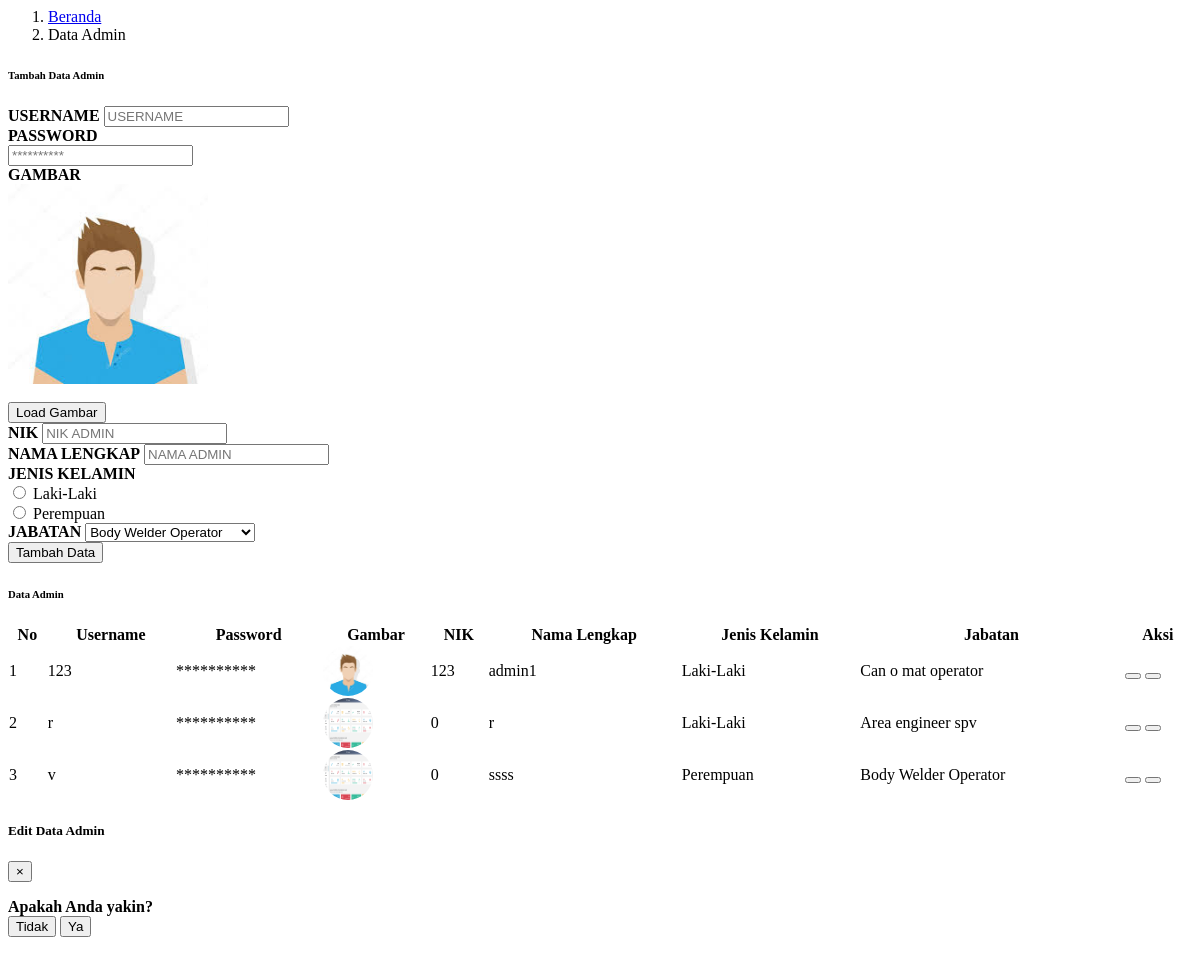
/module/admin/dataKaryawan/dataAdmin.php, run on an earlier commit of the app's database.
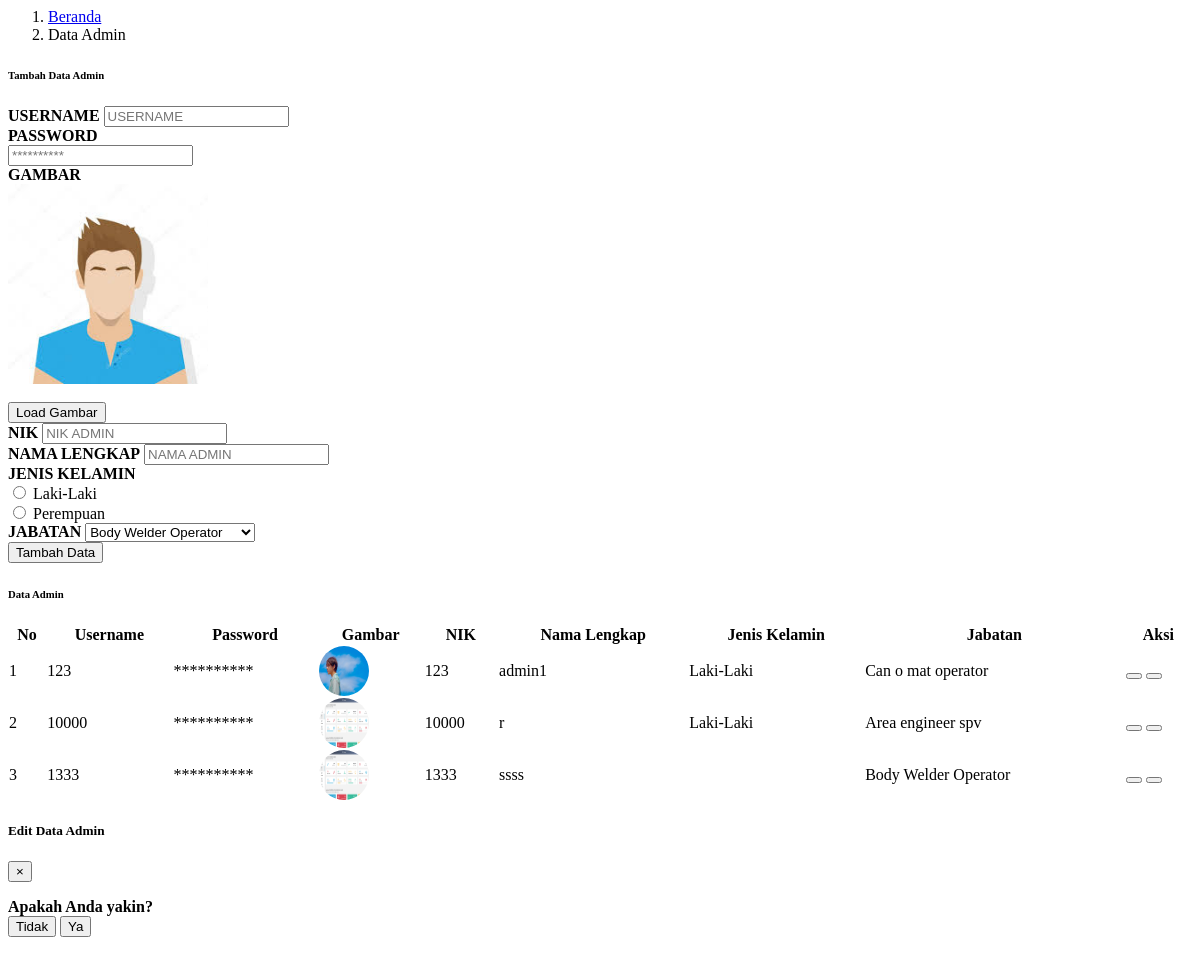
And on a later commit of the database.
### tables this page shows
CREATE TABLE `tabel_admin` (
  `id_admin` int(30) NOT NULL,
  `id_user` int(11) NOT NULL,
  `id_jabatan` int(11) NOT NULL,
  `nama` varchar(50) NOT NULL,
  `nik` int(20) NOT NULL,
  `foto` text NOT NULL,
  `jenis_kelamin` enum('Laki-Laki','Perempuan') NOT NULL,
  `waktu_tambah` datetime NOT NULL,
  `waktu_edit` datetime NOT NULL
);

CREATE TABLE `tabel_user` (
  `id_user` int(10) NOT NULL,
  `username` varchar(30) NOT NULL,
  `password` varchar(30) NOT NULL,
  `level` enum('operator','supervisor','admin') NOT NULL
);

CREATE TABLE `tabel_jabatan` (
  `id_jabatan` int(11) NOT NULL,
  `nama` varchar(100) NOT NULL
);

### process/proses_adminDataAdmin.php (called while the page is built, shortened)
<?php
function tampilJabatan($con){
    $jabatan="SELECT * FROM tabel_jabatan";
    $resultJabatan = mysqli_query($con, $jabatan);
    return $resultJabatan;
}
?>

### module/admin/dataKaryawan/dataAdmin.php (the view, shortened to what this page needs)
<?php
  include "../config/connection.php";
  include "../process/proses_adminDataAdmin.php";
?>
<body onload="setupAdmin2();">
    <div class="container-fluid" id="dataKaryawan" onload="setupAdmin2();">
        <nav aria-label="breadcrumb" class="shadow">
            <ol class="breadcrumb">
                <li class="breadcrumb-item">
                    <a href="index.php?module=home" ><i class="fas fa-fw fa-home"></i>
                        <span>Beranda</span>
                    </a>
                </li>
                <li class="breadcrumb-item active" aria-current="page">
                    <span>Data Admin</span>
                </li>
            </ol>
        </nav>
        <div class="card shadow mb-4">
            <div class="card-header py-3">
                <h6 class="m-0 font-weight-bold text-primary">Tambah Data Admin</h6>
            </div>
            <div class="card-body">
                <form class="user" action="../process/proses_adminDataAdmin.php?module=dataAdmin&act=tambah" id="formDataAdminAdmin" method="POST" enctype="multipart/form-data">
                    <div class = "row">
                        <div class="col-sm-6">
                            <div class="form-group row">
                                <div class="col-sm-12 mb-3 mb-sm-0">
                                    <label class="col-sm-6 small d-flex flex-column justify-content-center" for="username" style="font-weight: bold">USERNAME</label>
                                    <input type="text" class="form-control form-control-user" placeholder="USERNAME" id="usernameAdminAdmin" name="usernameAdminAdmin" required>
                                </div>
                            </div>
                            <div class="form-group row">
                                <div class="col-sm-12 mb-3 mb-sm-0">
                                    <label class="col-sm-6 small d-flex flex-column justify-content-center" for="passwordAdminAdmin" style="font-weight: bold">PASSWORD</label>
                                    <div class="input-group">
                                        <input type="password" class="form-control form-control-user" name="passwordAdminAdmin" id="passwordAdminAdmin" placeholder="**********" required >
                                    </div>
                                </div>
                            </div>
                            <div class="form-group row">
                                <div class="col-sm-12 mb-3 mb-sm-0">
                                    <label class="col-sm-6 small d-flex flex-column justify-content-center" for="gambar" style="font-weight: bold">GAMBAR</label>
                                    <div class="input-group col-sm-10">
                                        <img src="../attachment/img/avatar.jpeg" id="fotoPrevAdminAdmin3" height="200px" width="200px">
                                    </div>
                                    <div class="col-md-10">
                                        <br>
                                        <input id='buttonid2' type='button' value='Load Gambar'class="btn btn-loading btn-primary tmbl-loading ml-2"  />
                                    </div>
                                </div>
                            </div>
                        </div>
                        <div class="col-sm-6">
                            <div class="form-group row">
                                <div class="col-sm-12 mb-3 mb-sm-0">
                                    <label class="col-sm-6 small d-flex flex-column justify-content-center" for="nik" style="font-weight: bold">NIK</label>
                                    <input type="text" class="form-control form-control-user" placeholder="NIK ADMIN" id="nikAdminAdmin" name="nikAdminAdmin" required>
                                </div>
                            </div>
                            <div class="form-group row">
                                <div class="col-sm-12 mb-3 mb-sm-0">
                                    <label class="col-sm-6 small d-flex flex-column justify-content-center" for="nama" style="font-weight: bold">NAMA LENGKAP</label>
                                    <input type="text" class="form-control form-control-user" placeholder="NAMA ADMIN" id="namaAdminAdmin" name="namaAdminAdmin" required>
                                </div>
                            </div>
                            <div class="form-group row">
                                <div class="col-sm-12 mb-3 mb-sm-0">
                                    <label class="col-sm-6 small d-flex flex-column justify-content-center" for="password" style="font-weight: bold">JENIS KELAMIN</label>
                                    <div class="form-check form-check-inline">
                                        <input class="form-check-input form-control-user" type="radio" name="jkAdminAdmin" id="jkAdminAdmin1" value="Laki-Laki">
                                        <label class="form-check-label" for="jkAdminAdmin1">Laki-Laki</label>
                                    </div>
                                    <div class="form-check form-check-inline">
                                        <input class="form-check-input" type="radio" name="jkAdminAdmin" id="jkAdminAdmin2" value="Perempuan">
                                        <label class="form-check-label" for="jkAdminAdmin2">Perempuan</label>
                                    </div>
                                </div>
                            </div>
                            <div class="form-group row">
                                <div class="col-sm-12 mb-3 mb-sm-0">
                                    <label class="col-sm-6 small d-flex flex-column justify-content-center" for="jabatan" style="font-weight: bold">JABATAN</label>
                                    <?php
                                        $resultJabatan = tampilJabatan($con);
                                    ?>
                                    <select class="custom-select-karyawan my-1 mr-sm-2" name="jabatanAdminAdmin">
                                        <?php
                                            if(mysqli_num_rows($resultJabatan) > 0){
                                                while($row = mysqli_fetch_assoc($resultJabatan)){
                                                    echo "<option value='".$row['id_jabatan']."'>".$row['nama']."</option>";
                                                }
                                            }
                                        ?>
                                    </select>
                                </div>
                            </div>
                        </div>
                    </div>
                    <div class="form-group row">
                        <div class="col-sm-12 mb-3 mb-sm-0">
                            <button type="submit" class="btn btn-success btn-icon-split float-right" name="tambahDataAdmin" onclick="ValidasiTambahAdmin(); preventDefaultActionAdmin(event);">
                                <span class="text">Tambah Data</span>
                            </button>
                        </div>
                    </div>
                </form>
            </div>
        </div>
        <div class="card shadow mb-4">
            <div class="card-header py-3">
                <h6 class="m-0 font-weight-bold text-primary">Data Admin</h6>
            </div>
            <div class="card-body">
                <div class="table-responsive">
                    <table class="table table-bordered" id="dataTable" width="100%" cellspacing="0">
                        <thead>
                            <tr class="text-center">
                                <th>No</th>
                                <th>Username</th>
                                <th>Password</th>
                                <th>Gambar</th>
                                <th>NIK</th>
                                <th>Nama Lengkap</th>
                                <th>Jenis Kelamin</th>
                                <th>Jabatan</th>
                                <th>Aksi</th>
                            </tr>
                        </thead>
                        <tbody>
                        <?php
                            $queryTampilData = "SELECT ta.*, ta.nama AS nama_lengkap ,tj.*, tj.nama AS nama_jabatan, tu.* FROM tabel_admin ta,tabel_jabatan tj,tabel_user tu WHERE ta.id_jabatan = tj.id_jabatan
                                AND ta.id_user = tu.id_user;
                                ";
                            $resultTampilData = mysqli_query($con, $queryTampilData);
                            $index = 1;
                            if(mysqli_num_rows($resultTampilData) > 0){
                                while($rowTampilData = mysqli_fetch_assoc($resultTampilData)){
                        ?>
                            <tr class="text-center" id-admin="<?php echo $rowTampilData["id_admin"] ?>">
                                <td ><?php echo $index; ?></td>
                                <td class="usernameAdmin"><?php echo $rowTampilData["username"]; ?></td>
                                <td class="passwordAdmin">**********</td>
                                <td class="fotoAdmin"><img src="../attachment/img/<?php echo ($rowTampilData['foto'] == null)? 'avatar.jpeg' : $rowTampilData['foto'] ; ?>" style="width:50px;height:50px;border-radius:50%;"></td>
                                <td class="nikAdmin"><?php echo $rowTampilData["nik"]; ?></td>
                                <td class="namaAdmin"><?php echo $rowTampilData["nama_lengkap"]; ?></td>
                                <td class="jkAdmin"><?php echo $rowTampilData["jenis_kelamin"]; ?></td>
                                <td class="jabatanAdmin"><?php echo $rowTampilData["nama_jabatan"]; ?></td>
                                <td>
                                    <button type="button" class="btn btn-primary edit-dataAdmin-admin" data-toggle="modal" data-target="#editDataAdminModal" id_userEdit="<?php echo $rowTampilData["id_user"];?>" id_adminEdit="<?php echo $rowTampilData["id_admin"];?>">
                                    </button>
                                    <button type="button" class="btn btn-danger hapus-dataAdmin-admin" data-toggle="modal" data-target="#hapusDataAdminModal" id_user="<?php echo $rowTampilData["id_user"];?>" id_admin="<?php echo $rowTampilData["id_admin"];?>">
                                    </button>
                                </td>
                            </tr>
                        <?php
                            $index++;
                            }
                        ?>
                        <?php
                            }   else{
                        ?>
                        <?php
                            }
                        ?>
                        </tbody>
                    </table>
                </div>
            </div>
        </div>
    </div>
    <div class="modal fade" id="editDataAdminModal" tabindex="-1" role="dialog" aria-labelledby="exampleModalLabel" aria-hidden="true">
        <div class="modal-dialog modal-xl" role="document">
            <div class="modal-content">
                <div class="modal-header d-flex justify-content-center bg-admin border-0">
                        <h5 class="modal-title text-white w-100 text-center">Edit Data Admin</h5>
                    <button type="button" class="close" data-dismiss="modal" aria-label="Close">
                        <span aria-hidden="true">&times;</span>
                    </button>
                </div>
            </div>
        </div>
    </div>
    <div class="modal fade" id="hapusDataAdminModal" tabindex="-1" role="dialog" aria-labelledby="exampleModalLabel" aria-hidden="true">
        <div class="modal-dialog modal-dialog-centered" role="document">
            <div class="modal-content">
                <form action="../process/proses_adminDataAdmin.php?module=dataAdmin&act=hapus" method="post">
                    <div class="modal-body pt-5 text-center">
                            <strong>Apakah Anda yakin?</strong>
                    </div>
                    <div class="pb-4 pt-4 d-flex justify-content-around">
                        <button type="button" class="btn btn-danger mr-4 btn-batal" data-dismiss="modal">Tidak</button>
                        <button type="submit" name="hapusDataAdmin" class="btn btn-success btn-ok">Ya</button>
                    </div>
                </form>
            </div>
        </div>
    </div>
</body>

What changed in the data, as far as the page shows it:
changed tabel_admin "admin1": foto: picture added in place of a placeholder
changed tabel_admin "Area engineer spv": id_user.username "r" → "10000"; nik "0" → "10000"
changed tabel_admin "ssss": id_user.username "v" → "1333"; nik "0" → "1333"; jenis_kelamin "Perempuan" → (not shown)
